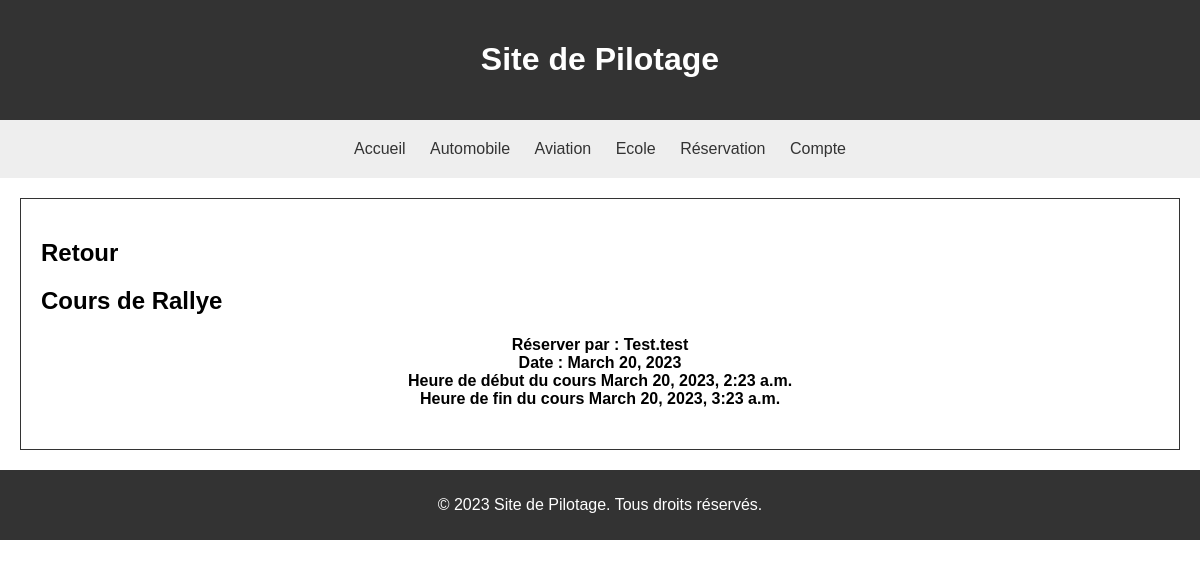
Screenshot of /reservation/1/ with the database file from the repository.
### src/models.py (models this page shows, shortened)
class Reservation(models.Model):
    id_reservation = models.IntegerField(primary_key=True)
    cours = models.ForeignKey(CoursPilotage, on_delete=models.CASCADE)
    user = models.ForeignKey(User, on_delete=models.CASCADE)
    date_reservation = models.DateField()
    heure_deb_reservation = models.DateTimeField()
    heure_fin_reservation = models.DateTimeField()

class CoursPilotage(models.Model):
    titre_cours = models.CharField(max_length=400, default= 'Cours de Pilotage')
    id_cours = models.IntegerField(primary_key=True)
    id_type = models.ForeignKey(TypePilotage, on_delete=models.CASCADE)
    id_vehicule = models.ForeignKey(VehiculePilotage, on_delete=models.CASCADE)
    id_ecole = models.ForeignKey(EcolePilotage, on_delete=models.CASCADE)
    descriptif_cours = models.TextField(default="")
    def __str__(self):
        return self.titre_cours

class User(models.Model):
    id_user = models.IntegerField(primary_key=True)
    nom_user = models.CharField(max_length=200)
    prenom_user = models.CharField(max_length=300)
    login_user = models.CharField(max_length=400)
    password_user = models.CharField(max_length=300)
    def __str__(self):
        return self.login_user

### src/views.py (the view)
# urls.py: path('reservation/<int:reservation_id>/',views.reservation_index_id, name='reservation_index_id'),
def reservation_index_id(request, reservation_id):
    reservation = Reservation.objects.get(id_reservation=reservation_id)
    data = {
        'reservation':reservation,
    }
    return render(request, 'reservation/reservation.html', data)

### src/templates/reservation/reservation.html
{% extends 'block/base.html' %}
{% block corp %}
    <section>
        <h2><a href="../" style="text-decoration: none; color: black">Retour</a></h2>
        <h2>{{ reservation.cours }}</h2>
        <h4>
            Réserver par : {{ reservation.user }}<br/>
            Date : {{ reservation.date_reservation}}<br/>
            Heure de début du cours {{ reservation.heure_deb_reservation }}<br/>
            Heure de fin du cours {{ reservation.heure_fin_reservation }}<br/>
        </h4>
    </section>
{% endblock %}

### public/css/style.css (style rules this page uses)
body { font-family: Arial, sans-serif; margin: 0; padding: 0; }
section { margin: 20px; padding: 20px; background-color: #fff; border: 1px solid #333; }
section h2 { text-align: left; }
section h4 { text-align: center; }

### rows the page displays
Reservation: cours "Cours de Rallye", user "Test.test", date_reservation "March 20, 2023", heure_deb_reservation "March 20, 2023, 2:23 a.m.", heure_fin_reservation "March 20, 2023, 3:23 a.m."
